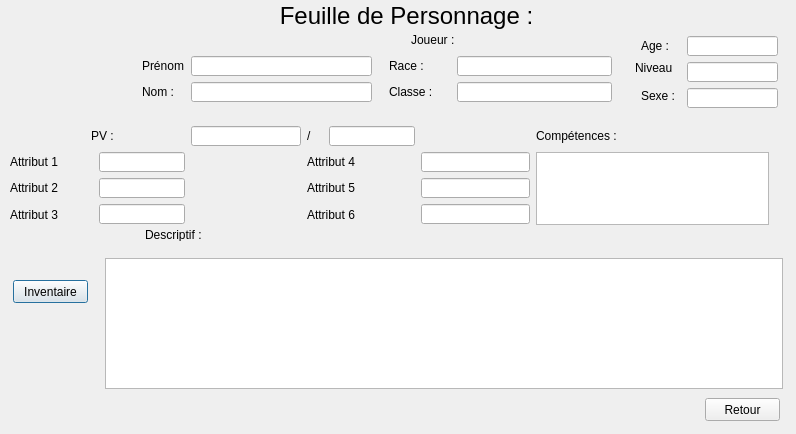
<?xml version="1.0" encoding="UTF-8"?>
<ui version="4.0">
 <class>formNouveauPersonnage</class>
 <widget class="QDialog" name="formNouveauPersonnage">
  <property name="geometry">
   <rect>
    <x>0</x>
    <y>0</y>
    <width>796</width>
    <height>434</height>
   </rect>
  </property>
  <property name="windowTitle">
   <string>Dialog</string>
  </property>
  <widget class="QLineEdit" name="Attribut_5Edit">
   <property name="geometry">
    <rect>
     <x>421</x>
     <y>178</y>
     <width>109</width>
     <height>20</height>
    </rect>
   </property>
  </widget>
  <widget class="QLineEdit" name="RaceEdit">
   <property name="geometry">
    <rect>
     <x>457</x>
     <y>56</y>
     <width>155</width>
     <height>20</height>
    </rect>
   </property>
  </widget>
  <widget class="QLineEdit" name="NomEdit">
   <property name="geometry">
    <rect>
     <x>191</x>
     <y>82</y>
     <width>181</width>
     <height>20</height>
    </rect>
   </property>
  </widget>
  <widget class="QLineEdit" name="Attribut_4Edit">
   <property name="geometry">
    <rect>
     <x>421</x>
     <y>152</y>
     <width>109</width>
     <height>20</height>
    </rect>
   </property>
  </widget>
  <widget class="QLabel" name="Attribut_3Label">
   <property name="geometry">
    <rect>
     <x>10</x>
     <y>204</y>
     <width>75</width>
     <height>21</height>
    </rect>
   </property>
   <property name="text">
    <string>Attribut 3</string>
   </property>
  </widget>
  <widget class="QLabel" name="label_8">
   <property name="geometry">
    <rect>
     <x>389</x>
     <y>82</y>
     <width>62</width>
     <height>20</height>
    </rect>
   </property>
   <property name="text">
    <string>Classe :</string>
   </property>
  </widget>
  <widget class="QLabel" name="Attribut_6Label">
   <property name="geometry">
    <rect>
     <x>307</x>
     <y>204</y>
     <width>108</width>
     <height>21</height>
    </rect>
   </property>
   <property name="text">
    <string>Attribut 6</string>
   </property>
  </widget>
  <widget class="QLabel" name="label_24">
   <property name="geometry">
    <rect>
     <x>10</x>
     <y>107</y>
     <width>759</width>
     <height>13</height>
    </rect>
   </property>
   <property name="text">
    <string>______________________________________________________________________________</string>
   </property>
   <property name="alignment">
    <set>Qt::AlignCenter</set>
   </property>
  </widget>
  <widget class="QLineEdit" name="AgeEdit">
   <property name="geometry">
    <rect>
     <x>687</x>
     <y>36</y>
     <width>91</width>
     <height>20</height>
    </rect>
   </property>
  </widget>
  <widget class="QLabel" name="ImagePerosnnageLabel">
   <property name="geometry">
    <rect>
     <x>15</x>
     <y>8</y>
     <width>111</width>
     <height>111</height>
    </rect>
   </property>
   <property name="text">
    <string/>
   </property>
  </widget>
  <widget class="QLabel" name="Attribut_1Label">
   <property name="geometry">
    <rect>
     <x>10</x>
     <y>152</y>
     <width>83</width>
     <height>20</height>
    </rect>
   </property>
   <property name="text">
    <string>Attribut 1</string>
   </property>
  </widget>
  <widget class="QLabel" name="label_11">
   <property name="geometry">
    <rect>
     <x>536</x>
     <y>126</y>
     <width>233</width>
     <height>20</height>
    </rect>
   </property>
   <property name="text">
    <string>Compétences :</string>
   </property>
  </widget>
  <widget class="QLabel" name="label_16">
   <property name="geometry">
    <rect>
     <x>307</x>
     <y>126</y>
     <width>16</width>
     <height>20</height>
    </rect>
   </property>
   <property name="text">
    <string>/</string>
   </property>
  </widget>
  <widget class="QLabel" name="label_20">
   <property name="geometry">
    <rect>
     <x>635</x>
     <y>58</y>
     <width>40</width>
     <height>20</height>
    </rect>
   </property>
   <property name="text">
    <string>Niveau :</string>
   </property>
  </widget>
  <widget class="QLabel" name="label_9">
   <property name="geometry">
    <rect>
     <x>142</x>
     <y>56</y>
     <width>43</width>
     <height>20</height>
    </rect>
   </property>
   <property name="text">
    <string>Prénom :</string>
   </property>
  </widget>
  <widget class="QLineEdit" name="PVactuelEdit">
   <property name="geometry">
    <rect>
     <x>191</x>
     <y>126</y>
     <width>110</width>
     <height>20</height>
    </rect>
   </property>
  </widget>
  <widget class="QLabel" name="label_23">
   <property name="geometry">
    <rect>
     <x>641</x>
     <y>36</y>
     <width>40</width>
     <height>20</height>
    </rect>
   </property>
   <property name="text">
    <string>Age :</string>
   </property>
  </widget>
  <widget class="QListWidget" name="CompetenceList">
   <property name="geometry">
    <rect>
     <x>536</x>
     <y>152</y>
     <width>233</width>
     <height>73</height>
    </rect>
   </property>
  </widget>
  <widget class="QLineEdit" name="NiveauEdit">
   <property name="geometry">
    <rect>
     <x>687</x>
     <y>62</y>
     <width>91</width>
     <height>20</height>
    </rect>
   </property>
  </widget>
  <widget class="QLineEdit" name="PVmaxEdit">
   <property name="geometry">
    <rect>
     <x>329</x>
     <y>126</y>
     <width>86</width>
     <height>20</height>
    </rect>
   </property>
  </widget>
  <widget class="QLabel" name="label_18">
   <property name="geometry">
    <rect>
     <x>641</x>
     <y>86</y>
     <width>40</width>
     <height>20</height>
    </rect>
   </property>
   <property name="text">
    <string>Sexe :</string>
   </property>
  </widget>
  <widget class="QPushButton" name="InventaireButton">
   <property name="geometry">
    <rect>
     <x>13</x>
     <y>280</y>
     <width>75</width>
     <height>23</height>
    </rect>
   </property>
   <property name="text">
    <string>Inventaire</string>
   </property>
  </widget>
  <widget class="QTextEdit" name="DescriptifEdit">
   <property name="geometry">
    <rect>
     <x>105</x>
     <y>258</y>
     <width>678</width>
     <height>131</height>
    </rect>
   </property>
  </widget>
  <widget class="QLabel" name="Attribut_4Label">
   <property name="geometry">
    <rect>
     <x>307</x>
     <y>152</y>
     <width>108</width>
     <height>20</height>
    </rect>
   </property>
   <property name="text">
    <string>Attribut 4</string>
   </property>
  </widget>
  <widget class="QLabel" name="SanteLabel">
   <property name="geometry">
    <rect>
     <x>91</x>
     <y>126</y>
     <width>94</width>
     <height>20</height>
    </rect>
   </property>
   <property name="text">
    <string>PV :</string>
   </property>
  </widget>
  <widget class="QLabel" name="label_7">
   <property name="geometry">
    <rect>
     <x>411</x>
     <y>30</y>
     <width>201</width>
     <height>20</height>
    </rect>
   </property>
   <property name="text">
    <string>Joueur :</string>
   </property>
  </widget>
  <widget class="QLineEdit" name="Attribut_3Edit">
   <property name="geometry">
    <rect>
     <x>99</x>
     <y>204</y>
     <width>86</width>
     <height>20</height>
    </rect>
   </property>
  </widget>
  <widget class="QLineEdit" name="ClasseEdit">
   <property name="geometry">
    <rect>
     <x>457</x>
     <y>82</y>
     <width>155</width>
     <height>20</height>
    </rect>
   </property>
  </widget>
  <widget class="QLabel" name="Attribut_2Label">
   <property name="geometry">
    <rect>
     <x>10</x>
     <y>178</y>
     <width>75</width>
     <height>20</height>
    </rect>
   </property>
   <property name="text">
    <string>Attribut 2 </string>
   </property>
  </widget>
  <widget class="QLineEdit" name="PrenomPersonnageEdit">
   <property name="geometry">
    <rect>
     <x>191</x>
     <y>56</y>
     <width>181</width>
     <height>20</height>
    </rect>
   </property>
  </widget>
  <widget class="QLineEdit" name="SexeEdit">
   <property name="geometry">
    <rect>
     <x>687</x>
     <y>88</y>
     <width>91</width>
     <height>20</height>
    </rect>
   </property>
  </widget>
  <widget class="QLabel" name="label">
   <property name="geometry">
    <rect>
     <x>231</x>
     <y>0</y>
     <width>351</width>
     <height>31</height>
    </rect>
   </property>
   <property name="font">
    <font>
     <pointsize>18</pointsize>
    </font>
   </property>
   <property name="text">
    <string>Feuille de Personnage :</string>
   </property>
   <property name="alignment">
    <set>Qt::AlignCenter</set>
   </property>
  </widget>
  <widget class="QPushButton" name="retourButton">
   <property name="geometry">
    <rect>
     <x>705</x>
     <y>398</y>
     <width>75</width>
     <height>23</height>
    </rect>
   </property>
   <property name="text">
    <string>Retour</string>
   </property>
  </widget>
  <widget class="QLabel" name="label_12">
   <property name="geometry">
    <rect>
     <x>142</x>
     <y>82</y>
     <width>43</width>
     <height>20</height>
    </rect>
   </property>
   <property name="text">
    <string>Nom :</string>
   </property>
  </widget>
  <widget class="QLabel" name="label_19">
   <property name="geometry">
    <rect>
     <x>145</x>
     <y>228</y>
     <width>155</width>
     <height>13</height>
    </rect>
   </property>
   <property name="text">
    <string>Descriptif :</string>
   </property>
  </widget>
  <widget class="QLineEdit" name="Attribut_1Edit">
   <property name="geometry">
    <rect>
     <x>99</x>
     <y>152</y>
     <width>86</width>
     <height>20</height>
    </rect>
   </property>
  </widget>
  <widget class="QLineEdit" name="Attribut_2Edit">
   <property name="geometry">
    <rect>
     <x>99</x>
     <y>178</y>
     <width>86</width>
     <height>20</height>
    </rect>
   </property>
  </widget>
  <widget class="QLabel" name="Attribut_5Label">
   <property name="geometry">
    <rect>
     <x>307</x>
     <y>178</y>
     <width>108</width>
     <height>20</height>
    </rect>
   </property>
   <property name="text">
    <string>Attribut 5</string>
   </property>
  </widget>
  <widget class="QLineEdit" name="Attribut_6Edit">
   <property name="geometry">
    <rect>
     <x>421</x>
     <y>204</y>
     <width>109</width>
     <height>20</height>
    </rect>
   </property>
  </widget>
  <widget class="QLabel" name="label_22">
   <property name="geometry">
    <rect>
     <x>389</x>
     <y>56</y>
     <width>62</width>
     <height>20</height>
    </rect>
   </property>
   <property name="text">
    <string>Race :</string>
   </property>
  </widget>
 </widget>
 <resources/>
 <connections>
  <connection>
   <sender>retourButton</sender>
   <signal>clicked()</signal>
   <receiver>formNouveauPersonnage</receiver>
   <slot>close()</slot>
   <hints>
    <hint type="sourcelabel">
     <x>772</x>
     <y>439</y>
    </hint>
    <hint type="destinationlabel">
     <x>397</x>
     <y>216</y>
    </hint>
   </hints>
  </connection>
 </connections>
</ui>
